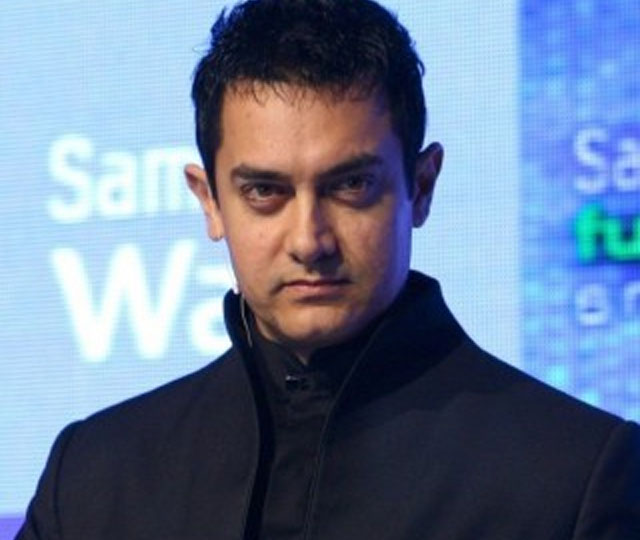
#> input picture proyecto1IA/Celebrity Faces Dataset/Aamir_Khan/77.jpg, 640 x 540 px; its folder holds only this picture in this run
$ python -i crop_faces_dataset.py   (imports and definitions only)
#> lines starting #> are read from the running program, lines starting #| are printed output that depends on the picture
import cv2
import os
from pathlib import Path
from tqdm import tqdm

# Configuración
SOURCE_DIR = 'face_data'
OUTPUT_DIR = 'face_data_cropped'
IMG_SIZE = 224  # Tamaño final de la imagen recortada

# Cargar clasificador Haar Cascade para detección de rostros
face_cascade = cv2.CascadeClassifier(cv2.data.haarcascades + 'haarcascade_frontalface_default.xml')

def crop_face(image_path, output_path, margin=0.3):
    """
    Detecta y recorta la cara de una imagen con margen adicional.

    Args:
        image_path: Ruta de la imagen original
        output_path: Ruta donde guardar la imagen recortada
        margin: Margen adicional alrededor de la cara (0.3 = 30% más grande)

    Returns:
        True si se detectó y recortó correctamente, False si no
    """
#> called with output_path = 'out.png', margin = 0.3
    # Leer imagen
    img = cv2.imread(image_path)
#> img is the input picture: shape (540, 640, 3); mean B, G, R 151.4, 124.8, 107
    if img is None:
        return False

    # Convertir a escala de grises para detección
    gray = cv2.cvtColor(img, cv2.COLOR_BGR2GRAY)
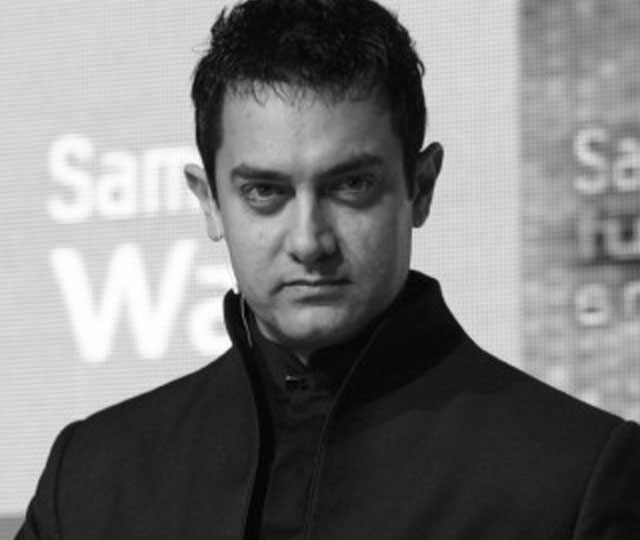
#> gray: shape (540, 640); min 2, max 255, mean 122.5

    # Detectar rostros
    faces = face_cascade.detectMultiScale(
        gray,
        scaleFactor=1.1,
        minNeighbors=5,
        minSize=(30, 30)
    )
#> faces = [[510, 286, 67, 67], [185, 93, 248, 248]]

    # Si no se detecta cara, guardar imagen original redimensionada
    if len(faces) == 0:
        resized = cv2.resize(img, (IMG_SIZE, IMG_SIZE))
        cv2.imwrite(output_path, resized)
        return False

    # Tomar la cara más grande (en caso de múltiples detecciones)
    x, y, w, h = max(faces, key=lambda face: face[2] * face[3])
#> x = 185; y = 93; w = 248; h = 248

    # Calcular margen adicional
    margin_x = int(w * margin)
#> margin_x = 74
    margin_y = int(h * margin)
#> margin_y = 74

    # Coordenadas con margen (sin salirse de la imagen)
    x1 = max(0, x - margin_x)
#> x1 = 111
    y1 = max(0, y - margin_y)
#> y1 = 19
    x2 = min(img.shape[1], x + w + margin_x)
#> x2 = 507
    y2 = min(img.shape[0], y + h + margin_y)
#> y2 = 415

    # Recortar cara con margen
    face_crop = img[y1:y2, x1:x2]
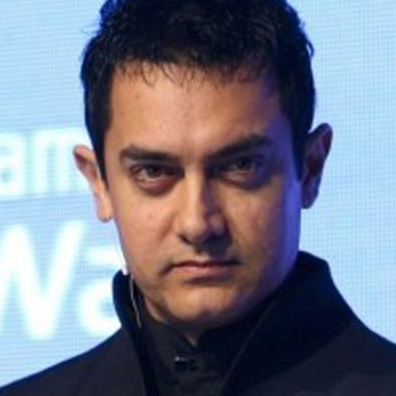
#> face_crop: shape (396, 396, 3); mean B, G, R 138.8, 123.5, 119.2

    # Redimensionar a tamaño estándar
    face_resized = cv2.resize(face_crop, (IMG_SIZE, IMG_SIZE))

    # Guardar imagen recortada
    cv2.imwrite(output_path, face_resized)

    return True

# [58 lines left out: function process_dataset, not called in this run]

# [24 lines not run here, left out]

>>> result = crop_face('Celebrity Faces Dataset/Aamir_Khan/77.jpg', 'out.png')
